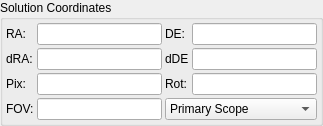
        <widget class="QGroupBox" name="groupBox_4">
         <property name="title">
          <string>Solution Coordinates</string>
         </property>
         <layout class="QGridLayout" name="gridLayout_2">
          <property name="leftMargin">
           <number>3</number>
          </property>
          <property name="topMargin">
           <number>3</number>
          </property>
          <property name="rightMargin">
           <number>3</number>
          </property>
          <property name="bottomMargin">
           <number>3</number>
          </property>
          <property name="spacing">
           <number>3</number>
          </property>
          <item row="2" column="1">
           <widget class="QLineEdit" name="pixScaleOut">
            <property name="toolTip">
             <string>Image scale in arcsecs/pixel</string>
            </property>
            <property name="readOnly">
             <bool>true</bool>
            </property>
           </widget>
          </item>
          <item row="2" column="0">
           <widget class="QLabel" name="label_17">
            <property name="toolTip">
             <string>Image scale in arcsecs/pixel</string>
            </property>
            <property name="text">
             <string>Pix:</string>
            </property>
           </widget>
          </item>
          <item row="3" column="1">
           <widget class="QLineEdit" name="FOVOut">
            <property name="toolTip">
             <string>Field of View size in arcminutes</string>
            </property>
            <property name="text">
             <string/>
            </property>
            <property name="readOnly">
             <bool>true</bool>
            </property>
           </widget>
          </item>
          <item row="2" column="3">
           <widget class="QLineEdit" name="RotOut">
            <property name="toolTip">
             <string>Image rotation angle, East of North</string>
            </property>
            <property name="readOnly">
             <bool>true</bool>
            </property>
           </widget>
          </item>
          <item row="0" column="1">
           <widget class="QLineEdit" name="SolverRAOut">
            <property name="readOnly">
             <bool>true</bool>
            </property>
           </widget>
          </item>
          <item row="0" column="0">
           <widget class="QLabel" name="label_2">
            <property name="text">
             <string>RA:</string>
            </property>
           </widget>
          </item>
          <item row="1" column="2">
           <widget class="QLabel" name="dDE">
            <property name="toolTip">
             <string>Difference between telescope coordinates and solution coordinates in Declination</string>
            </property>
            <property name="text">
             <string>dDE</string>
            </property>
           </widget>
          </item>
          <item row="1" column="0">
           <widget class="QLabel" name="dRA">
            <property name="toolTip">
             <string>Difference between telescope coordinates and solution coordinates in Right Ascension</string>
            </property>
            <property name="text">
             <string>dRA:</string>
            </property>
           </widget>
          </item>
          <item row="0" column="3">
           <widget class="QLineEdit" name="SolverDecOut">
            <property name="readOnly">
             <bool>true</bool>
            </property>
           </widget>
          </item>
          <item row="3" column="0">
           <widget class="QLabel" name="label_8">
            <property name="toolTip">
             <string>Field of View size in arcminutes</string>
            </property>
            <property name="text">
             <string>FOV:</string>
            </property>
           </widget>
          </item>
          <item row="2" column="2">
           <widget class="QLabel" name="label_10">
            <property name="toolTip">
             <string>Image rotation angle, East of North</string>
            </property>
            <property name="text">
             <string>Rot:</string>
            </property>
           </widget>
          </item>
          <item row="1" column="3">
           <widget class="QLineEdit" name="dDEOut">
            <property name="toolTip">
             <string>Difference between telescope coordinates and solution coordinates in Declination</string>
            </property>
            <property name="styleSheet">
             <string notr="true">font-weight: bold;</string>
            </property>
            <property name="readOnly">
             <bool>true</bool>
            </property>
           </widget>
          </item>
          <item row="0" column="2">
           <widget class="QLabel" name="label_6">
            <property name="text">
             <string>DE:</string>
            </property>
           </widget>
          </item>
          <item row="1" column="1">
           <widget class="QLineEdit" name="dRAOut">
            <property name="toolTip">
             <string>Difference between telescope coordinates and solution coordinates in Right Ascension</string>
            </property>
            <property name="styleSheet">
             <string notr="true">font-weight: bold;</string>
            </property>
            <property name="readOnly">
             <bool>true</bool>
            </property>
           </widget>
          </item>
          <item row="3" column="2" colspan="2">
           <widget class="QComboBox" name="FOVScopeCombo">
            <property name="toolTip">
             <string>&lt;html&gt;&lt;head/&gt;&lt;body&gt;&lt;p&gt;Select which telescope to use when performing Field of View calculations.&lt;/p&gt;&lt;/body&gt;&lt;/html&gt;</string>
            </property>
            <item>
             <property name="text">
              <string>Primary Scope</string>
             </property>
            </item>
            <item>
             <property name="text">
              <string>Guide Scope</string>
             </property>
            </item>
           </widget>
          </item>
         </layout>
        </widget>
